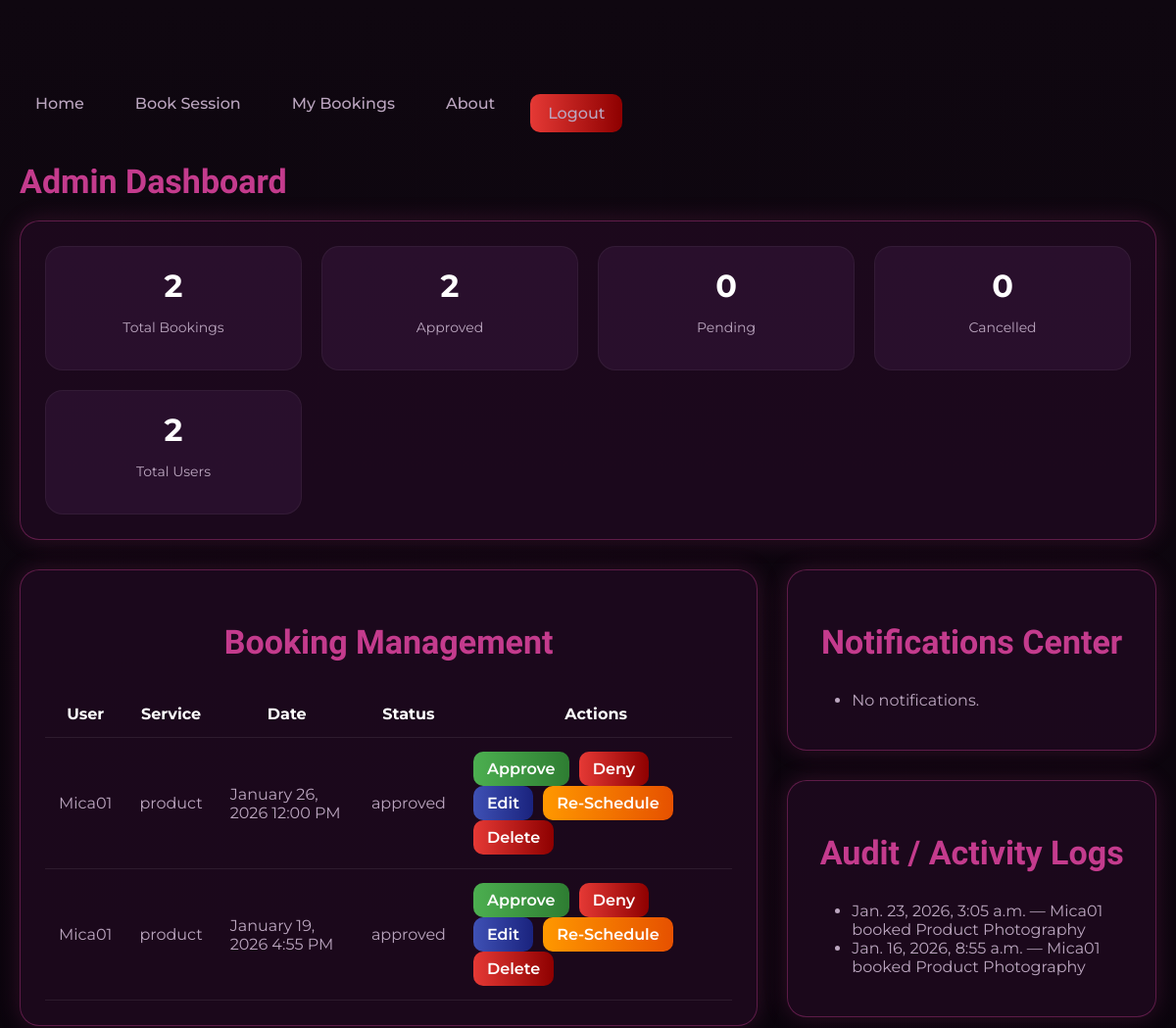
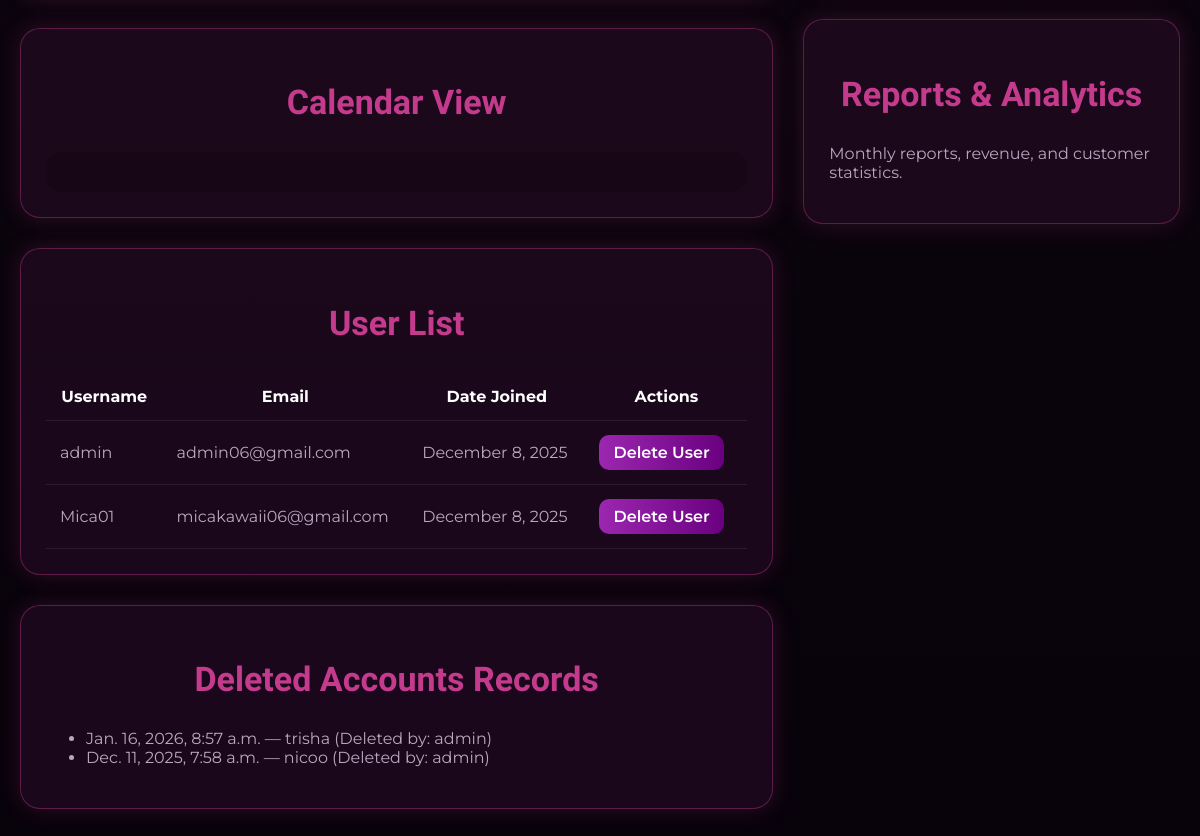
Page /admin-dashboard/ (signed in) on the committed database (2 pictures, top to bottom).
### bookings/models.py (models this page shows, shortened)
class Booking(models.Model):
    SERVICE_CHOICES = [
        ('portrait', 'Portrait Session'),
        ('wedding', 'Wedding Photoshoot'),
        ('product', 'Product Photography'),
        ('event', 'Event Coverage'),
    ]
    STATUS_CHOICES = [
        ('pending', 'Pending'),
        ('approved', 'Approved'),
        ('disapproved', 'Disapproved'),
        ('cancelled', 'Cancelled'),
    ]
    user = models.ForeignKey(User, on_delete=models.CASCADE)
    service_type = models.CharField(max_length=20, choices=SERVICE_CHOICES)
    session_datetime = models.DateTimeField()
    status = models.CharField(max_length=12, choices=STATUS_CHOICES, default='pending')
    notes = models.TextField(blank=True, null=True)
    notified = models.BooleanField(default=False)
    created_at = models.DateTimeField(auto_now_add=True)

### accounts/models.py (models this page shows, shortened)
class DeletedUser(models.Model):
    username = models.CharField(max_length=150)
    deleted_by = models.CharField(max_length=150)
    timestamp = models.DateTimeField(auto_now_add=True)

### accounts/views.py (the view)
    def wrapper(request, *args, **kwargs):
        if not request.user.is_staff:
            raise PermissionDenied
        return view_func(request, *args, **kwargs)

### accounts/views.py (called while the page is built)
def admin_required(view_func):
    def wrapper(request, *args, **kwargs):
        if not request.user.is_staff:
            raise PermissionDenied
        return view_func(request, *args, **kwargs)
    return wrapper

### accounts/templates/accounts/dashboard_admin.html (shortened to what this page needs)
<!DOCTYPE html>
<html lang="en">
<head>
<link href="https://cdn.jsdelivr.net/npm/fullcalendar@6.1.10/index.global.min.css" rel="stylesheet">
</head>
<body>
<div class="admin-container">
    <nav class="admin-nav">
        <ul>
            <li><a href="{% url 'home' %}" class="{% if request.resolver_match.url_name == 'home' %}active{% endif %}">Home</a></li>
            <li><a href="{% url 'create_booking' %}" class="{% if request.resolver_match.url_name == 'create_booking' %}active{% endif %}">Book Session</a></li>
            <li><a href="{% url 'my_bookings' %}" class="{% if request.resolver_match.url_name == 'my_bookings' %}active{% endif %}">My Bookings</a></li>
            <li><a href="{% url 'about' %}" class="{% if request.resolver_match.url_name == 'about' %}active{% endif %}">About</a></li>
            <li><a href="#" onclick="showConfirmModal('Logout','Are you sure you want to logout?', '{% url 'logout' %}')"
                   class="action-btn deny" style="background:linear-gradient(90deg,#e53935,#8e0000); padding:10px 18px;">Logout</a></li>
        </ul>
    </nav>
    <div style="display:flex; justify-content:space-between; align-items:center; margin-bottom:20px;">
        <h1 class="section-title" style="margin:0;">Admin Dashboard</h1>
    </div>
    <div class="card summary-grid">
        <div class="summary-box"><h2>{{ total_bookings }}</h2><p>Total Bookings</p></div>
        <div class="summary-box"><h2>{{ approved_bookings }}</h2><p>Approved</p></div>
        <div class="summary-box"><h2>{{ pending_bookings.count }}</h2><p>Pending</p></div>
        <div class="summary-box"><h2>{{ cancelled_bookings }}</h2><p>Cancelled</p></div>
        <div class="summary-box"><h2>{{ total_users }}</h2><p>Total Users</p></div>
    </div>
    <div class="admin-grid">
        <div>
            <div class="card table-card">
                <h2 class="section-title">Booking Management</h2>
                <table>
                    <thead>
                        <tr>
                            <th>User</th>
                            <th>Service</th>
                            <th>Date</th>
                            <th>Status</th>
                            <th>Actions</th>
                        </tr>
                    </thead>
                    <tbody>
                        {% for booking in all_bookings %}
                        <tr>
                            <td>{{ booking.user.username }}</td>
                            <td>{{ booking.service_type }}</td>
                            <td>{{ booking.session_datetime|date:"F j, Y g:i A" }}</td>
                            <td>{{ booking.status }}</td>
                            <td>
                                <a href="#" class="action-btn approve"
                                   onclick="showConfirmModal('Approve Booking','Approve booking for {{ booking.user.username }}?','{% url 'approve_booking' booking.id %}')">Approve</a>
                                <a href="#" class="action-btn deny"
                                   onclick="showConfirmModal('Deny Booking','Deny booking for {{ booking.user.username }}?','{% url 'disapprove_booking' booking.id %}')">Deny</a>
                                <a href="{% url 'admin_update_booking' booking.id %}" class="action-btn edit">Edit</a>
                                <a href="{% url 'reschedule_booking' booking.id %}" class="action-btn resched">Re-Schedule</a>
                                <a href="#" class="action-btn deny delete-btn"
                                   onclick="showConfirmModal('Delete Booking','Are you sure you want to delete this booking?','{% url 'admin_delete_booking' booking.id %}')">Delete</a>
                            </td>
                        </tr>
                        {% endfor %}
                    </tbody>
                </table>
            </div>
            <div class="card">
                <h2 class="section-title">Calendar View</h2>
                <div id="calendar" style="background:rgba(0,0,0,0.2); padding:20px; border-radius:15px;"></div>
            </div>
            <div class="card table-card">
                <h2 class="section-title">User List</h2>
                <table>
                    <thead>
                        <tr>
                            <th>Username</th>
                            <th>Email</th>
                            <th>Date Joined</th>
                            <th>Actions</th>
                        </tr>
                    </thead>
                    <tbody>
                        {% for u in user_list %}
                        <tr>
                            <td>{{ u.username }}</td>
                            <td>{{ u.email }}</td>
                            <td>{{ u.date_joined|date:"F j, Y" }}</td>
                            <td>
                                <a href="#" class="action-btn user-del"
                                   onclick="showConfirmModal('Delete User','Are you sure you want to delete user {{ u.username }}?','{% url 'admin_delete_user' u.id %}')">Delete User</a>
                            </td>
                        </tr>
                        {% endfor %}
                    </tbody>
                </table>
            </div>
            <div class="card">
                <h2 class="section-title">Deleted Accounts Records</h2>
                <ul>
                    {% for deleted in deleted_users %}
                        <li>{{ deleted.timestamp }} — {{ deleted.username }} (Deleted by: {{ deleted.deleted_by }})</li>
                    {% empty %}
                        <li>No deleted user records.</li>
                    {% endfor %}
                </ul>
            </div>
        </div>
        <div>
            <div class="card">
                <h2 class="section-title">Notifications Center</h2>
                <ul>
                    {% for note in notifications %}
                        <li>{{ note.message }}</li>
                    {% empty %}<li>No notifications.</li>{% endfor %}
                </ul>
            </div>
            <div class="card">
                <h2 class="section-title">Audit / Activity Logs</h2>
                <ul>
                    {% for log in activity_logs %}
                        <li>{{ log.timestamp }} — {{ log.action }}</li>
                    {% empty %}<li>No logs available.</li>{% endfor %}
                </ul>
            </div>
            <div class="card">
                <h2 class="section-title">Reports & Analytics</h2>
                <p>Monthly reports, revenue, and customer statistics.</p>
            </div>
        </div>
    </div>
</div>
</body>
</html>

### accounts/templates/accounts/dashboard_admin.html (style rules this page uses)
:root { --bg:#0f0710; --card:#1e1320; --accent:#c43b8d; --muted:#bba6bf; }
body { margin:0; background:linear-gradient(180deg,var(--bg),#07020a); color:var(--muted); font-family:Montserrat, sans-serif; }
.admin-container { max-width:1300px; margin:60px auto; padding:20px; }
.admin-nav { margin-bottom: 30px; }
.admin-nav ul { display: flex; gap: 20px; list-style: none; padding: 0; }
.admin-nav ul li a { color: var(--muted); font-weight: 500; text-decoration: none; padding: 8px 16px; border-radius: 10px; transition: all 0.3s ease; }
.section-title { font-family:'Great Vibes', cursive; color:var(--accent); font-size:34px; text-align:center; margin-bottom:30px; }
.card { background:rgba(35,10,35,0.7); padding:25px; border-radius:20px; border:1px solid rgba(196,59,141,0.4); box-shadow:0 0 25px rgba(196,59,141,0.2); margin-bottom:30px; }
.summary-grid { display:grid; grid-template-columns:repeat(auto-fit,minmax(220px,1fr)); gap:20px; }
.summary-box { background:rgba(50,20,55,0.6); padding:20px; border-radius:18px; border:1px solid rgba(255,255,255,0.05); text-align:center; }
.summary-box h2 { color:white; font-size:32px; margin:0; }
.summary-box p { color:var(--muted); font-size:14px; }
.table-card { padding:25px; }
table { width:100%; border-collapse:collapse; }
th, td { padding:14px; border-bottom:1px solid rgba(255,255,255,.08); }
th { color:white; }
.action-btn { padding:8px 14px; border-radius:10px; text-decoration:none; color:white; font-weight:600; display:inline-block; margin-right:6px; }
.approve { background:linear-gradient(90deg,#4CAF50,#2e7d32); }
.deny { background:linear-gradient(90deg,#e53935,#8e0000); }
.edit { background:linear-gradient(90deg,#3f51b5,#1a237e); }
.resched { background:linear-gradient(90deg,#ff9800,#e65100); }
.user-del { background:linear-gradient(90deg,#9c27b0,#6a0080); }
.admin-grid { display:grid; grid-template-columns:2fr 1fr; gap:30px; }

### rows in the picture
Booking: user.username "Mica01", service_type "product", session_datetime "January 26, 2026 12:00 PM", status "approved", timestamp "Jan. 23, 2026, 3:05 a.m."
Booking: user.username "Mica01", service_type "product", session_datetime "January 19, 2026 4:55 PM", status "approved", timestamp "Jan. 16, 2026, 8:55 a.m."
DeletedUser: timestamp "Jan. 16, 2026, 8:57 a.m.", username "trisha", deleted_by "admin"
DeletedUser: timestamp "Dec. 11, 2025, 7:58 a.m.", username "nicoo", deleted_by "admin"

### other values in the picture
{{ total_bookings }} "2"
{{ approved_bookings }} "2"
{{ pending_bookings.count }} "0"
{{ cancelled_bookings }} "0"
{{ total_users }} "2"
{{ u.username }} "admin"
{{ u.email }} "admin06@gmail.com"
{{ u.date_joined|date:"F j, Y" }} "December 8, 2025"
{{ u.username }} "Mica01"
{{ u.email }} "micakawaii06@gmail.com"
{{ log.action }} "Mica01 booked Product Photography" "Mica01 booked Product Photography"
